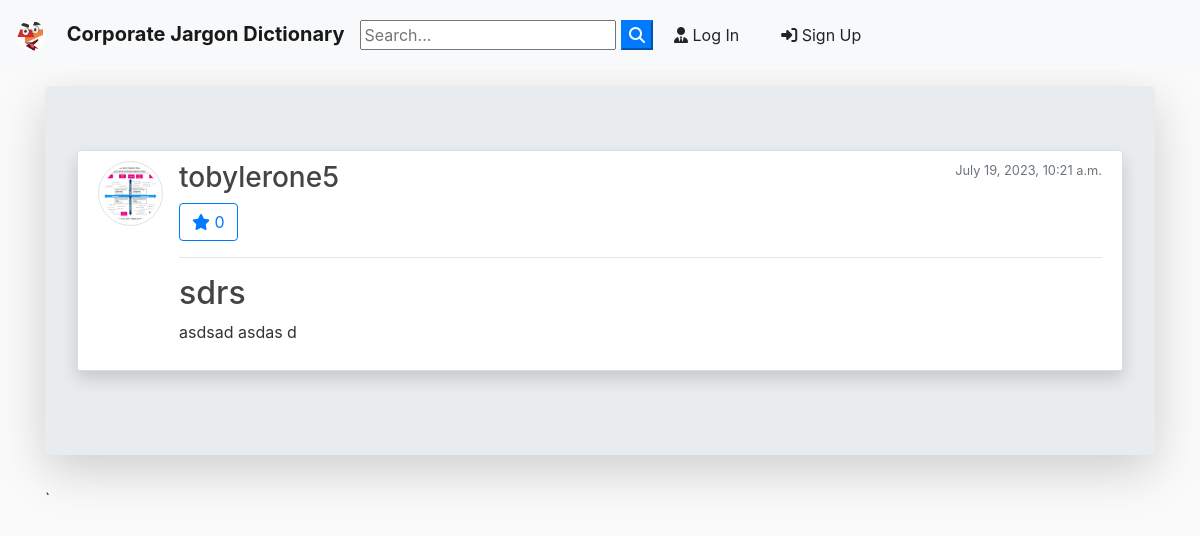
The app's page /definition/4/ with its own data.
### blog/models.py (models this page shows, shortened)
class Definition(models.Model):
	word = models.CharField(max_length=100)
	description = models.TextField()
	date_posted = models.DateTimeField(default=timezone.now)
	author = models.ForeignKey(User, on_delete=models.CASCADE)
	likes = models.ManyToManyField(User, related_name='definitions')
	def total_likes(self):
		return self.likes.count()

### users/models.py (models this page shows, shortened)
class Profile(models.Model):
    user = models.OneToOneField(User, on_delete=models.CASCADE)
    image = models.ImageField(default='default.jpg', upload_to='profile_pics')

### blog/views.py (the view)
# urls.py: path('definition/<int:pk>/', DefinitionDetailView.as_view(), name='definition-detail'),
class DefinitionDetailView(DetailView):
    model = Definition
    template_name = 'blog/definition_detail.html'
    def get_context_data(self, **kwargs):
            definition = get_object_or_404(Definition, id=self.kwargs['pk'])
            context = super().get_context_data(**kwargs)
            context['total_likes'] = definition.total_likes()
            return context

### blog/templates/blog/definition_detail.html (shortened to what this page needs)
{% extends "blog/base.html" %}
{% block content %}
<div class="jumbotron mt-3 shadow-lg">
<article class="media content-section shadow ">
   <a href="{{ object.author.profile.image.url }} " target="_blank"> <img src="{{ object.author.profile.image.url }}  " alt="" class="article-img rounded-circle img-thumbnail img-fluid">
   </a>
    <div class="media-body">
      <div class="">
        <div class="d-flex justify-content-between">
        <a class="mr-2 mt-0 mb-0  text-dark" href="{% url 'user-definitions' object.author.username  %}"><h3>{{ object.author }}</h3></a>
        <small class="text-muted  text-align-right">{{ object.date_posted }}</small>
        </div>
        {% if object.author != user %}
        <form action="{% url 'like-definition' definition.pk %}" method="POST">
          <button type="submit", name="definition_id", value="{{ definition.id }}", class="btn btn-outline-primary btn-d">
            <i class="fas fa-star"></i> {{ total_likes }}
          </button>
        </form>
        {% endif %}
        <hr>
      </div>
      <div>
        <h2>{{ object.word }}</h2>
        <p>{{ object.description }}</p>
      </div>
    </div>
  </article>
{% endblock content %}

### blog/static/blog/main.css (style rules this page uses)
body { background: #fafafa; color: #333333; margin-top: 0; }
h1, h2, h3, h4, h5, h6 { color: #444444; }
.content-section { background: #ffffff; padding: 10px 20px; border: 1px solid #dddddd; border-radius: 3px; margin-bottom: 20px; }
.article-img { height: 65px; width: 65px; margin-right: 16px; }

### records on screen
Definition: author.profile.image (picture), author "tobylerone5", date_posted "July 19, 2023, 10:21 a.m.", word "sdrs", description "asdsad asdas d"

### other values on screen
{{ total_likes }} "0"
